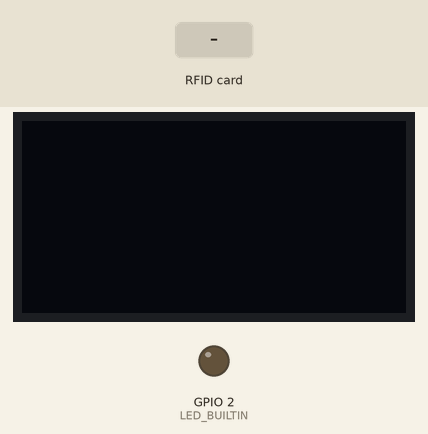
A sketch run on a simulated ESP32. Shown: 128×64 one-colour display, output pins drawn as LEDs (lit = HIGH). The test bench sets the inputs (shaded band). What the sketch prints to the serial monitor is not drawn.

Above: at 1.2 s.
1.3 s: RFID card F5 F9 AE 75 held to the reader
At 1.7 s:
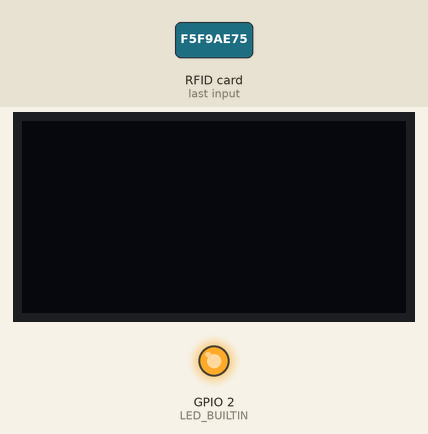
At 3.0 s:
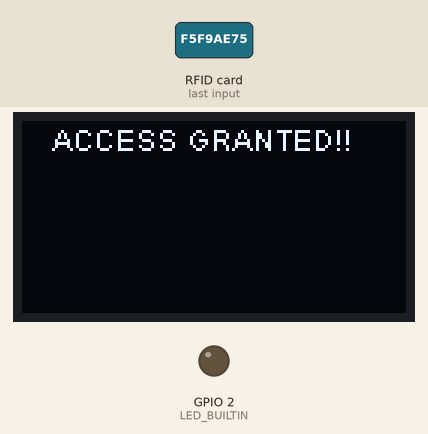
3.3 s: RFID card 5E 7A 19 C4 held to the reader
At 5.3 s:
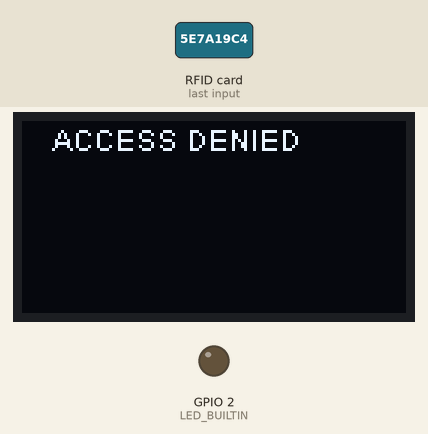
Timing chart, 0 to 6.8 s (numbered marks = the images above; inputs shaded):
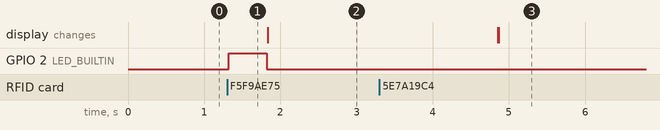

The sketch:

ESP32_OLED3.ino
```cpp
/***
 * SPI-MRF522 RFID card reader with OLED display for ESP32
 * Code Written by A.SMITH
 *
 * Arduino Settings:
 * Board: ESP32 Dev Module
 * Upload Speed: 921600
 * Port: ttyUSB0
 * Flash Mode QIO
 *
 * DEFAULT SPI PINS:
 * 18 - SCK
 * 19 - MISO
 * 23 - MOSI
 *  4 - RST
 *  5 - CS (SDA)
 *
 * DEFAULT I2C PINS:
 * 21 - SDA
 * 22 - SCL
 */
#include <SPI.h>
#include <MFRC522.h>
#include <Wire.h>
#include "SSD1306.h"

#define SDA 21
#define SCL 22

const int resetPin = 4;       // Reset pin
const int ssPin = 5;          // Slave select pin
const int LED_BUILTIN = 2;    // Onboard LED

// Redefine these pins
MFRC522 mfrc522 = MFRC522(ssPin, resetPin); // Create instance

// Initialise the OLED
SSD1306  display(0x3c, SDA, SCL);


void setup() {
  pinMode (LED_BUILTIN, OUTPUT);

  Serial.begin(115200);
  SPI.begin();

  mfrc522.PCD_Init();
  mfrc522.PCD_DumpVersionToSerial();

  display.init();
}

void loop() {
    // Look for new cards
    if ( ! mfrc522.PICC_IsNewCardPresent()) {
    return;
    }

    // Select one of the cards
    if ( ! mfrc522.PICC_ReadCardSerial()) {
    return;
    }

    //Show UID on serial monitor
    Serial.print("UID tag :");
    String content= "";
    byte letter;
    for (byte i = 0; i < mfrc522.uid.size; i++)
    {
       Serial.print(mfrc522.uid.uidByte[i] < 0x10 ? " 0" : " ");
       Serial.print(mfrc522.uid.uidByte[i], HEX);
       content.concat(String(mfrc522.uid.uidByte[i] < 0x10 ? " 0" : " "));
       content.concat(String(mfrc522.uid.uidByte[i], HEX));
    }
    Serial.println();
    Serial.print("Message : ");
    content.toUpperCase();

    // UID of the cards given access
    if (content.substring(1) == "F5 F9 AE 75")
    {
      digitalWrite (LED_BUILTIN, HIGH);   // turn on the LED
      delay(500);                         // wait
      digitalWrite (LED_BUILTIN, LOW);    // turn off the LED

      Serial.println("ACCESS GRANTED!!");
      Serial.println();

      display.clear();
      //display.setTextSize(2);
      display.drawString(10, 0, "ACCESS GRANTED!!");
      display.display();
      delay(3000);
      display.clear();
      display.drawString(20, 10, "PRESENT TAG...");
      display.display();
    }

   else   {
      Serial.println(" ACCESS DENIED!!");
      Serial.println();

      display.clear();
      display.drawString(10, 0, "ACCESS DENIED");
      display.display();
      delay(3000);
      display.clear();
      display.drawString(20, 10, "PRESENT TAG...");
      display.display();
  }

  }
```

Measured:
- after the input at 1.3 s, GPIO 2 (LED_BUILTIN): LOW → HIGH at once, → LOW 0.50 s later
- after the input at 3.3 s, the display: first differs from a run without the input after 1.6 s (image 3)
